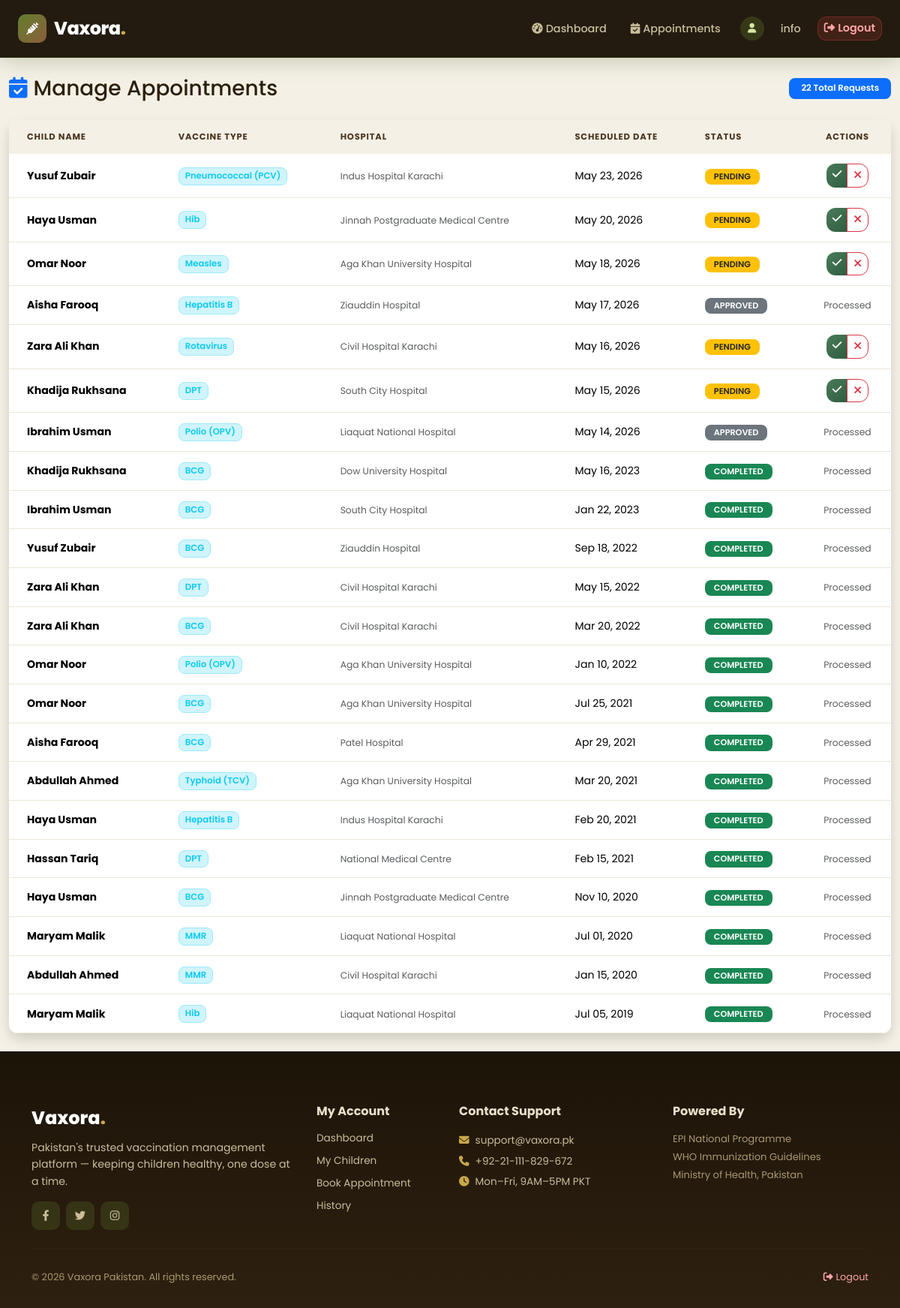
Screenshot of /VAXORA/attached_assets/appointments_1778694644544.php (signed in) with the database file from the repository.
### tables this page shows
CREATE TABLE appointments (
    appointment_id INTEGER PRIMARY KEY AUTOINCREMENT,
    child_id INTEGER NOT NULL,
    hospital_id INTEGER NOT NULL,
    vaccine_id INTEGER NOT NULL,
    appointment_date TEXT NOT NULL,
    status TEXT DEFAULT 'pending',
    created_at TEXT DEFAULT (datetime('now')),
    FOREIGN KEY (child_id) REFERENCES children(child_id),
    FOREIGN KEY (hospital_id) REFERENCES hospitals(hospital_id),
    FOREIGN KEY (vaccine_id) REFERENCES vaccines(vaccine_id)
);

CREATE TABLE children (
    child_id INTEGER PRIMARY KEY AUTOINCREMENT,
    parent_id INTEGER NOT NULL,
    unique_child_id TEXT UNIQUE,
    full_name TEXT NOT NULL,
    date_of_birth TEXT NOT NULL,
    gender TEXT,
    birth_weight TEXT,
    blood_group TEXT,
    allergies TEXT,
    medical_conditions TEXT,
    created_at TEXT DEFAULT (datetime('now')),
    FOREIGN KEY (parent_id) REFERENCES parents(parent_id)
);

CREATE TABLE vaccines (
    vaccine_id INTEGER PRIMARY KEY AUTOINCREMENT,
    vaccine_name TEXT NOT NULL,
    description TEXT,
    doses_required INTEGER DEFAULT 1,
    age_group TEXT,
    status TEXT DEFAULT 'active',
    created_at TEXT DEFAULT (datetime('now'))
);

CREATE TABLE hospitals (
    hospital_id INTEGER PRIMARY KEY AUTOINCREMENT,
    user_id INTEGER,
    hospital_name TEXT NOT NULL,
    address TEXT,
    city TEXT,
    phone TEXT,
    email TEXT,
    pincode TEXT,
    registration_number TEXT,
    status TEXT DEFAULT 'active',
    created_at TEXT DEFAULT (datetime('now')),
    FOREIGN KEY (user_id) REFERENCES users(user_id)
);

### VAXORA/attached_assets/appointments_1778694644544.php (the view, shortened to what this page needs)
<?php
$database = new Database();
$db = $database->getConnection();
try {
    $query = "SELECT a.appointment_id, a.appointment_date, a.status,
                     c.full_name as child_name,
                     v.vaccine_name,
                     h.hospital_name
              FROM appointments a
              INNER JOIN children c ON a.child_id = c.child_id
              INNER JOIN vaccines v ON a.vaccine_id = v.vaccine_id
              INNER JOIN hospitals h ON a.hospital_id = h.hospital_id
              ORDER BY a.appointment_date DESC, a.appointment_id DESC";
    $stmt = $db->prepare($query);
    $stmt->execute();
    $appointments = $stmt->fetchAll(PDO::FETCH_ASSOC);
} catch (PDOException $e) {
    error_log("Fetch Appointments Error: " . $e->getMessage());
    $appointments = [];
}
include '../includes/header.php';
?>
<div class="container-fluid py-4">
    <div class="d-flex justify-content-between align-items-center mb-4">
        <h2 class="h3 mb-0 text-gray-800"><i class="fas fa-calendar-check text-primary me-2"></i>Manage Appointments</h2>
        <span class="badge bg-primary px-3 py-2"><?= count($appointments) ?> Total Requests</span>
    </div>
    <div class="card shadow border-0">
        <div class="card-body p-0">
            <div class="table-responsive">
                <table class="table table-hover align-middle mb-0">
                    <thead class="bg-light text-dark">
                        <tr>
                            <th class="ps-4">Child Name</th>
                            <th>Vaccine Type</th>
                            <th>Hospital</th>
                            <th>Scheduled Date</th>
                            <th>Status</th>
                            <th class="text-center">Actions</th>
                        </tr>
                    </thead>
                    <tbody>
                        <?php foreach ($appointments as $row): ?>
                        <tr>
                            <td class="ps-4">
                                <div class="fw-bold"><?= htmlspecialchars($row['child_name']) ?></div>
                            </td>
                            <td>
                                <span class="badge bg-info-subtle text-info border border-info-subtle px-2">
                                    <?= htmlspecialchars($row['vaccine_name']) ?>
                                </span>
                            </td>
                            <td><small class="text-muted"><?= htmlspecialchars($row['hospital_name']) ?></small></td>
                            <td><?= date('M d, Y', strtotime($row['appointment_date'])) ?></td>
                            <td>
                                <?php
                                    $statusClass = 'bg-secondary';
                                    if($row['status'] == 'pending') $statusClass = 'bg-warning text-dark';
                                    if($row['status'] == 'completed') $statusClass = 'bg-success';
                                ?>
                                <span class="badge <?= $statusClass ?> text-uppercase" style="font-size: 0.7rem;">
                                    <?= $row['status'] ?>
                                </span>
                            </td>
                            <td class="text-center">
                                <?php if ($row['status'] == 'pending'): ?>
                                    <div class="btn-group">
                                        <a href="update_status.php?id=<?= $row['appointment_id'] ?>&status=completed"
                                           class="btn btn-sm btn-success"
                                           onclick="return confirm('Confirm vaccination completion?')">
                                            <i class="fas fa-check"></i>
                                        </a>
                                        <a href="update_status.php?id=<?= $row['appointment_id'] ?>&status=cancelled"
                                           class="btn btn-sm btn-outline-danger"
                                           onclick="return confirm('Are you sure you want to cancel?')">
                                            <i class="fas fa-times"></i>
                                        </a>
                                    </div>
                                <?php else: ?>
                                    <span class="text-muted small italic">Processed</span>
                                <?php endif; ?>
                            </td>
                        </tr>
                        <?php endforeach; ?>
                    </tbody>
                </table>
            </div>
        </div>
    </div>
</div>
<?php include '../includes/footer.php'; ?>

### VAXORA/assets/css/style.css (style rules this page uses)
:root { --primary: #4A6120; --primary-light: #627D2D; --primary-dark: #344515; --secondary: #8B5E3C; --accent: #C8A84B; --success: #4A7C59; --danger: #C0392B; --dark: #1C1408; --mid-dark: #2E2010; --light: #F8F4EC; --border: #D4C9B0; --shadow: 0 4px 24px rgba(74,97,32,0.10); --shadow-hover: 0 8px 40px rgba(74,97,32,0.22); --radius: 16px; --radius-lg: 24px; }
* { margin: 0; padding: 0; box-sizing: border-box; }
html { scroll-behavior: smooth; }
body { font-family: 'Poppins', 'Segoe UI', sans-serif; background: #F4F0E6; color: #2C1F0A; line-height: 1.6; display: flex; flex-direction: column; min-height: 100vh; }
.card { border: 1px solid var(--border); border-radius: var(--radius); box-shadow: var(--shadow); background: #fff; transition: all .3s; }
.btn { border-radius: 12px; font-weight: 600; transition: all .25s; font-size: 0.9rem; }
.btn-success { background: linear-gradient(135deg, #4A7C59, #2E5C40); border: none; color: white; }
.table { background: #fff; border-radius: 12px; overflow: hidden; font-size: 0.88rem; }
.table thead th { background: #F4F0E6; color: #4A3520; font-size: 0.72rem; font-weight: 700; text-transform: uppercase; letter-spacing: 0.8px; border: none; padding: 14px 16px; }
.table tbody td { padding: 13px 16px; border-color: #EDE7D5; vertical-align: middle; }
.badge { padding: 5px 12px; border-radius: 8px; font-weight: 600; font-size: 0.73rem; }

### rows the page displays
appointments: child.full_name "Yusuf Zubair", vaccine.vaccine_name "Pneumococcal (PCV)", hospital.hospital_name "Indus Hospital Karachi", appointment_date "May 23, 2026", status "PENDING"
appointments: child.full_name "Haya Usman", vaccine.vaccine_name "Hib", hospital.hospital_name "Jinnah Postgraduate Medical Centre", appointment_date "May 20, 2026", status "PENDING"
appointments: child.full_name "Omar Noor", vaccine.vaccine_name "Measles", hospital.hospital_name "Aga Khan University Hospital", appointment_date "May 18, 2026", status "PENDING"
appointments: child.full_name "Aisha Farooq", vaccine.vaccine_name "Hepatitis B", hospital.hospital_name "Ziauddin Hospital", appointment_date "May 17, 2026", status "APPROVED", shows "Processed"
appointments: child.full_name "Zara Ali Khan", vaccine.vaccine_name "Rotavirus", hospital.hospital_name "Civil Hospital Karachi", appointment_date "May 16, 2026", status "PENDING"
appointments: child.full_name "Khadija Rukhsana", vaccine.vaccine_name "DPT", hospital.hospital_name "South City Hospital", appointment_date "May 15, 2026", status "PENDING"
appointments: child.full_name "Ibrahim Usman", vaccine.vaccine_name "Polio (OPV)", hospital.hospital_name "Liaquat National Hospital", appointment_date "May 14, 2026", status "APPROVED", shows "Processed"
appointments: child.full_name "Khadija Rukhsana", vaccine.vaccine_name "BCG", hospital.hospital_name "Dow University Hospital", appointment_date "May 16, 2023", status "COMPLETED", shows "Processed"
appointments: child.full_name "Ibrahim Usman", vaccine.vaccine_name "BCG", hospital.hospital_name "South City Hospital", appointment_date "Jan 22, 2023", status "COMPLETED", shows "Processed"
appointments: child.full_name "Yusuf Zubair", vaccine.vaccine_name "BCG", hospital.hospital_name "Ziauddin Hospital", appointment_date "Sep 18, 2022", status "COMPLETED", shows "Processed"
appointments: child.full_name "Zara Ali Khan", vaccine.vaccine_name "DPT", hospital.hospital_name "Civil Hospital Karachi", appointment_date "May 15, 2022", status "COMPLETED", shows "Processed"
appointments: child.full_name "Zara Ali Khan", vaccine.vaccine_name "BCG", hospital.hospital_name "Civil Hospital Karachi", appointment_date "Mar 20, 2022", status "COMPLETED", shows "Processed"
appointments: child.full_name "Omar Noor", vaccine.vaccine_name "Polio (OPV)", hospital.hospital_name "Aga Khan University Hospital", appointment_date "Jan 10, 2022", status "COMPLETED", shows "Processed"
appointments: child.full_name "Omar Noor", vaccine.vaccine_name "BCG", hospital.hospital_name "Aga Khan University Hospital", appointment_date "Jul 25, 2021", status "COMPLETED", shows "Processed"
appointments: child.full_name "Aisha Farooq", vaccine.vaccine_name "BCG", hospital.hospital_name "Patel Hospital", appointment_date "Apr 29, 2021", status "COMPLETED", shows "Processed"
appointments: child.full_name "Abdullah Ahmed", vaccine.vaccine_name "Typhoid (TCV)", hospital.hospital_name "Aga Khan University Hospital", appointment_date "Mar 20, 2021", status "COMPLETED", shows "Processed"
appointments: child.full_name "Haya Usman", vaccine.vaccine_name "Hepatitis B", hospital.hospital_name "Indus Hospital Karachi", appointment_date "Feb 20, 2021", status "COMPLETED", shows "Processed"
appointments: child.full_name "Hassan Tariq", vaccine.vaccine_name "DPT", hospital.hospital_name "National Medical Centre", appointment_date "Feb 15, 2021", status "COMPLETED", shows "Processed"
appointments: child.full_name "Haya Usman", vaccine.vaccine_name "BCG", hospital.hospital_name "Jinnah Postgraduate Medical Centre", appointment_date "Nov 10, 2020", status "COMPLETED", shows "Processed"
appointments: child.full_name "Maryam Malik", vaccine.vaccine_name "MMR", hospital.hospital_name "Liaquat National Hospital", appointment_date "Jul 01, 2020", status "COMPLETED", shows "Processed"
appointments: child.full_name "Abdullah Ahmed", vaccine.vaccine_name "MMR", hospital.hospital_name "Civil Hospital Karachi", appointment_date "Jan 15, 2020", status "COMPLETED", shows "Processed"
appointments: child.full_name "Maryam Malik", vaccine.vaccine_name "Hib", hospital.hospital_name "Liaquat National Hospital", appointment_date "Jul 05, 2019", status "COMPLETED", shows "Processed"

### other values shown
explode('@',$_SESSION['email'] ?? '')[0] "info"
count($appointments) "22"
